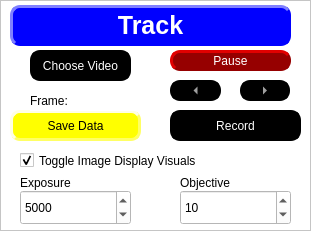
    <widget class="QFrame" name="frame_3">
     <property name="geometry">
      <rect>
       <x>10</x>
       <y>10</y>
       <width>311</width>
       <height>231</height>
      </rect>
     </property>
     <property name="styleSheet">
      <string notr="true"> color: rgb(0, 0, 0);
 background-color: rgb(255, 255, 255);
</string>
     </property>
     <property name="frameShape">
      <enum>QFrame::StyledPanel</enum>
     </property>
     <property name="frameShadow">
      <enum>QFrame::Raised</enum>
     </property>
     <widget class="QPushButton" name="choosevideobutton">
      <property name="geometry">
       <rect>
        <x>30</x>
        <y>50</y>
        <width>101</width>
        <height>31</height>
       </rect>
      </property>
      <property name="styleSheet">
       <string notr="true">     QPushButton {
                color: rgb(255, 255, 255);
                background-color: rgb(0, 0, 0);
                border-style: outset;
                border-width: 2px;
                border-radius: 10px;
                border-color: rgb(0, 0, 0);
                min-width: 1em;
                padding: 1px;
            }
            QPushButton:hover {
                background-color: rgb(100, 100, 100);
                color: rgb(255, 255, 255);
                border-color: rgb(100, 100, 100);
            
            
            }</string>
      </property>
      <property name="text">
       <string>Choose Video</string>
      </property>
     </widget>
     <widget class="QPushButton" name="pausebutton">
      <property name="geometry">
       <rect>
        <x>170</x>
        <y>50</y>
        <width>121</width>
        <height>21</height>
       </rect>
      </property>
      <property name="maximumSize">
       <size>
        <width>300</width>
        <height>30</height>
       </size>
      </property>
      <property name="styleSheet">
       <string notr="true">QPushButton {
                color: rgb(255, 255, 255);
                background-color: rgb(150, 0, 0);
                border-style: outset;
                border-width: 3px;
                border-radius: 10px;
                border-color: rgb(150, 0, 0);
                min-width: 1em;
                padding: 1px;
            }
            QPushButton:checked {
                color: rgb(255, 255, 255);
                background-color: rgb(0, 0, 150);
                border-style: inset;
                border-width: 3px;
                border-radius: 10px;
                border-color: rgb(0, 0, 255);
                font: bold 12px;
                min-width: 1em;
                padding: 1px;
            }
            QPushButton:hover {
                background-color: rgb(100, 100, 100);
                color: rgb(255, 255, 255);
                border-color: rgb(255, 0, 0);
                padding-left: 2px;
                padding-top: 2px;
            }</string>
      </property>
      <property name="text">
       <string>Pause</string>
      </property>
      <property name="checkable">
       <bool>true</bool>
      </property>
     </widget>
     <widget class="QPushButton" name="savedatabutton">
      <property name="geometry">
       <rect>
        <x>10</x>
        <y>110</y>
        <width>131</width>
        <height>31</height>
       </rect>
      </property>
      <property name="styleSheet">
       <string notr="true">QPushButton {
                color: rgb(0, 0, 0);
                background-color: rgb(255, 255, 0);
                border-style: outset;
                border-width: 3px;
                border-radius: 10px;
                border-color: rgb(255, 255, 100);
                min-width: 1em;
                padding: 6px;
            }
            QPushButton:hover {
                background-color: rgb(255, 255, 200);
                color: rgb(0, 0, 0);
            }
            QPushButton:pressed {
                background-color: red;
                border: 2px solid red;
                padding-left: 5px;
                padding-top: 5px;
                border-style: inset;
                }</string>
      </property>
      <property name="text">
       <string>Save Data</string>
      </property>
      <property name="checkable">
       <bool>true</bool>
      </property>
     </widget>
     <widget class="QPushButton" name="recordbutton">
      <property name="geometry">
       <rect>
        <x>170</x>
        <y>110</y>
        <width>131</width>
        <height>31</height>
       </rect>
      </property>
      <property name="styleSheet">
       <string notr="true">QPushButton {
                color: rgb(255, 255, 255);
                background-color: rgb(0, 0, 0);
                border-style: outset;
                border-width: 3px;
                border-radius: 10px;
                border-color: rgb(0, 0, 0);
                min-width: 1em;
                padding: 6px;
            }
      
            QPushButton:checked {
                color: rgb(255, 255, 255);
                background-color: rgb(255, 0, 0);
                border-style: inset;
                border-width: 3px;
                border-radius: 10px;
                border-color: rgb(255, 0, 0);
                font: bold 16px;
                min-width: 1em;
               
            }
            QPushButton:hover {
                background-color: rgb(100, 100, 100);
                color: rgb(255, 255, 255);
                border-color: rgb(100, 100, 100);
                padding-left: 5px;
                padding-top: 5px;
            }</string>
      </property>
      <property name="text">
       <string>Record</string>
      </property>
      <property name="checkable">
       <bool>true</bool>
      </property>
     </widget>
     <widget class="QLabel" name="framelabel">
      <property name="geometry">
       <rect>
        <x>30</x>
        <y>90</y>
        <width>121</width>
        <height>21</height>
       </rect>
      </property>
      <property name="maximumSize">
       <size>
        <width>300</width>
        <height>25</height>
       </size>
      </property>
      <property name="text">
       <string>Frame: </string>
      </property>
     </widget>
     <widget class="QToolButton" name="leftbutton">
      <property name="geometry">
       <rect>
        <x>170</x>
        <y>80</y>
        <width>51</width>
        <height>21</height>
       </rect>
      </property>
      <property name="styleSheet">
       <string notr="true">QToolButton {
                color: rgb(255, 255, 255);
                background-color: rgb(0, 0, 0);
                border-style: outset;
                border-width: px;
                border-radius: 10px;
                border: 2px solid rgb(0, 0, 0);
                font: bold 16px;
                min-width: 1em;
                padding: 1px;
            }
            QToolButton:hover {
                background-color: rgb(100, 100, 100);
                color: rgb(255, 255, 255);
                border: 2px solid rgb(0, 255, 0);
            }
            QToolButton:pressed {
                background-color: rgb(100, 100, 100);
                border: 2px solid rgb(255, 0, 0);
                border-style: inset;
                padding-left: 5px;
                padding-top: 5px;
            }</string>
      </property>
      <property name="text">
       <string>...</string>
      </property>
      <property name="autoRepeat">
       <bool>false</bool>
      </property>
      <property name="autoRepeatDelay">
       <number>0</number>
      </property>
      <property name="autoRepeatInterval">
       <number>1</number>
      </property>
      <property name="arrowType">
       <enum>Qt::LeftArrow</enum>
      </property>
     </widget>
     <widget class="QPushButton" name="trackbutton">
      <property name="geometry">
       <rect>
        <x>10</x>
        <y>5</y>
        <width>281</width>
        <height>41</height>
       </rect>
      </property>
      <property name="cursor">
       <cursorShape>ArrowCursor</cursorShape>
      </property>
      <property name="styleSheet">
       <string notr="true">
QPushButton {
                color: rgb(255, 255, 255);
                background-color: rgb(0, 0, 255);
                border-style: outset;
                border-width: 3px;
                border-radius: 10px;
                border-color: rgb(0, 0, 255);
                min-width: 1em;
                padding: 6px;
			  font: bold 25px;
            }
      
            QPushButton:checked {
                color: rgb(255, 255, 255);
                background-color: rgb(255, 0, 0);
                border-style: inset;
                border-width: 3px;
                border-radius: 10px;
                border-color: rgb(255, 0, 0);
                font: bold 25px;
                min-width: 1em;
               
            }
            QPushButton:hover {
                background-color: rgb(100, 100, 100);
                color: rgb(255, 255, 255);
                border-color: rgb(0, 255, 0);
                padding-left: 5px;
                padding-top: 5px;
            }</string>
      </property>
      <property name="text">
       <string>Track</string>
      </property>
      <property name="checkable">
       <bool>true</bool>
      </property>
     </widget>
     <widget class="QToolButton" name="rightbutton">
      <property name="geometry">
       <rect>
        <x>240</x>
        <y>80</y>
        <width>50</width>
        <height>21</height>
       </rect>
      </property>
      <property name="styleSheet">
       <string notr="true">QToolButton {
                color: rgb(255, 255, 255);
                background-color: rgb(0, 0, 0);
                border-style: outset;
                border-width: px;
                border-radius: 10px;
                border: 2px solid rgb(0, 0, 0);
                font: bold 16px;
                min-width: 1em;
                padding: 1px;
            }
            QToolButton:hover {
                background-color: rgb(100, 100, 100);
                color: rgb(255, 255, 255);
                border: 2px solid rgb(0, 255, 0);
            }
            QToolButton:pressed {
                background-color: rgb(100, 100, 100);
                border: 2px solid rgb(255, 0, 0);
                border-style: inset;
                padding-left: 5px;
                padding-top: 5px;
            }</string>
      </property>
      <property name="text">
       <string>...</string>
      </property>
      <property name="autoRepeat">
       <bool>false</bool>
      </property>
      <property name="autoRepeatInterval">
       <number>1</number>
      </property>
      <property name="arrowType">
       <enum>Qt::RightArrow</enum>
      </property>
     </widget>
     <widget class="QLabel" name="exposurelabel">
      <property name="geometry">
       <rect>
        <x>20</x>
        <y>170</y>
        <width>111</width>
        <height>25</height>
       </rect>
      </property>
      <property name="maximumSize">
       <size>
        <width>150</width>
        <height>25</height>
       </size>
      </property>
      <property name="text">
       <string>Exposure</string>
      </property>
     </widget>
     <widget class="QSpinBox" name="exposurebox">
      <property name="geometry">
       <rect>
        <x>20</x>
        <y>190</y>
        <width>111</width>
        <height>35</height>
       </rect>
      </property>
      <property name="minimum">
       <number>100</number>
      </property>
      <property name="maximum">
       <number>100000</number>
      </property>
      <property name="singleStep">
       <number>100</number>
      </property>
      <property name="value">
       <number>5000</number>
      </property>
      <property name="displayIntegerBase">
       <number>10</number>
      </property>
     </widget>
     <widget class="QLabel" name="objectivelabel">
      <property name="geometry">
       <rect>
        <x>180</x>
        <y>170</y>
        <width>111</width>
        <height>25</height>
       </rect>
      </property>
      <property name="maximumSize">
       <size>
        <width>150</width>
        <height>25</height>
       </size>
      </property>
      <property name="text">
       <string>Objective</string>
      </property>
     </widget>
     <widget class="QSpinBox" name="objectivebox">
      <property name="geometry">
       <rect>
        <x>180</x>
        <y>190</y>
        <width>111</width>
        <height>35</height>
       </rect>
      </property>
      <property name="minimum">
       <number>1</number>
      </property>
      <property name="maximum">
       <number>100</number>
      </property>
      <property name="singleStep">
       <number>5</number>
      </property>
      <property name="value">
       <number>10</number>
      </property>
      <property name="displayIntegerBase">
       <number>10</number>
      </property>
     </widget>
     <widget class="QCheckBox" name="toggledisplayvisualscheckbox">
      <property name="geometry">
       <rect>
        <x>20</x>
        <y>150</y>
        <width>191</width>
        <height>21</height>
       </rect>
      </property>
      <property name="text">
       <string>Toggle Image Display Visuals</string>
      </property>
      <property name="checked">
       <bool>true</bool>
      </property>
     </widget>
    </widget>
